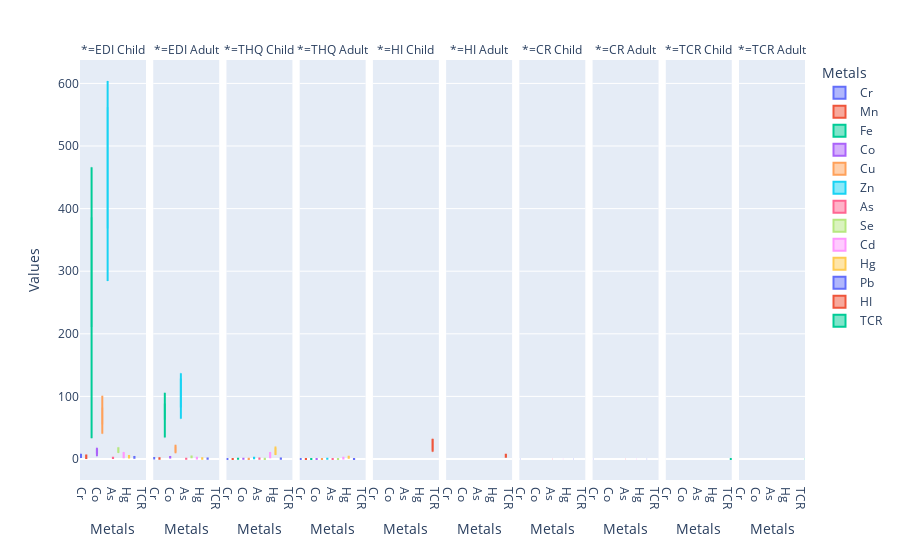

The cell this chart's notebook holds for it:
### Code cell
fig = px.box(df, x= "Metals", y="Values", facet_col="*", color="Metals",
             boxmode="group", points=None, facet_col_spacing= 0.01)
fig.show()

### Figure 1 — Plotly figure (JSON) as saved in the notebook; plotly's stock layout.template omitted (floating-point values rounded to 4 significant figures)
{"data": [{"alignmentgroup": "True", "hovertemplate": "Metals=%{x}<br>*=EDI Child<br>Values=%{y}<extra></extra>", "legendgroup": "Cr", "marker": {"color": "#636efa"}, "name": "Cr", "notched": false, "offsetgroup": "Cr", "orientation": "v", "showlegend": true, "type": "box", "x": ["Cr", "Cr", "Cr", "Cr", "Cr", "Cr", "Cr", "Cr"], "x0": " ", "xaxis": "x", "y": [null, 6.93, 2.415, 3.955, 3.325, 3.57, 4.76, 8.295], "y0": " ", "yaxis": "y"}, {"alignmentgroup": "True", "hovertemplate": "Metals=%{x}<br>*=EDI Adult<br>Values=%{y}<extra></extra>", "legendgroup": "Cr", "marker": {"color": "#636efa"}, "name": "Cr", "notched": false, "offsetgroup": "Cr", "orientation": "v", "showlegend": false, "type": "box", "x": ["Cr", "Cr", "Cr", "Cr", "Cr", "Cr", "Cr", "Cr"], "x0": " ", "xaxis": "x2", "y": [null, 1.569, 0.547, 0.895, 0.753, 0.808, 1.078, 1.879], "y0": " ", "yaxis": "y2"}, {"alignmentgroup": "True", "hovertemplate": "Metals=%{x}<br>*=THQ Child<br>Values=%{y}<extra></extra>", "legendgroup": "Cr", "marker": {"color": "#636efa"}, "name": "Cr", "notched": false, "offsetgroup": "Cr", "orientation": "v", "showlegend": false, "type": "box", "x": ["Cr", "Cr", "Cr", "Cr", "Cr", "Cr", "Cr", "Cr"], "x0": " ", "xaxis": "x3", "y": [null, 0.05, 0.017, 0.028, 0.024, 0.026, 0.034, 0.059], "y0": " ", "yaxis": "y3"}, {"alignmentgroup": "True", "hovertemplate": "Metals=%{x}<br>*=THQ Adult<br>Values=%{y}<extra></extra>", "legendgroup": "Cr", "marker": {"color": "#636efa"}, "name": "Cr", "notched": false, "offsetgroup": "Cr", "orientation": "v", "showlegend": false, "type": "box", "x": ["Cr", "Cr", "Cr", "Cr", "Cr", "Cr", "Cr", "Cr"], "x0": " ", "xaxis": "x4", "y": [null, 0.011, 0.004, 0.006, 0.005, 0.006, 0.008, 0.013], "y0": " ", "yaxis": "y4"}, {"alignmentgroup": "True", "hovertemplate": "Metals=%{x}<br>*=CR Child<br>Values=%{y}<extra></extra>", "legendgroup": "Cr", "marker": {"color": "#636efa"}, "name": "Cr", "notched": false, "offsetgroup": "Cr", "orientation": "v", "showlegend": false, "type": "box", "x": ["Cr", "Cr", "Cr", "Cr", "Cr", "Cr", "Cr", "Cr"], "x0": " ", "xaxis": "x7", "y": [null, 0.00347, 0.00121, 0.00198, 0.00166, 0.00179, 0.00238, 0.00415], "y0": " ", "yaxis": "y7"}, {"alignmentgroup": "True", "hovertemplate": "Metals=%{x}<br>*=CR Adult<br>Values=%{y}<extra></extra>", "legendgroup": "Cr", "marker": {"color": "#636efa"}, "name": "Cr", "notched": false, "offsetgroup": "Cr", "orientation": "v", "showlegend": false, "type": "box", "x": ["Cr", "Cr", "Cr", "Cr", "Cr", "Cr", "Cr", "Cr"], "x0": " ", "xaxis": "x8", "y": [null, 0.000785, 0.000274, 0.000448, 0.000377, 0.000404, 0.000539, 0.00094], "y0": " ", "yaxis": "y8"}, {"alignmentgroup": "True", "hovertemplate": "Metals=%{x}<br>*=EDI Child<br>Values=%{y}<extra></extra>", "legendgroup": "Mn", "marker": {"color": "#EF553B"}, "name": "Mn", "notched": false, "offsetgroup": "Mn", "orientation": "v", "showlegend": true, "type": "box", "x": ["Mn", "Mn", "Mn", "Mn", "Mn", "Mn", "Mn", "Mn"], "x0": " ", "xaxis": "x", "y": [1.225, 6.23, 5.705, 3.255, 1.715, 5.775, 1.47, 2.59], "y0": " ", "yaxis": "y"}, {"alignmentgroup": "True", "hovertemplate": "Metals=%{x}<br>*=EDI Adult<br>Values=%{y}<extra></extra>", "legendgroup": "Mn", "marker": {"color": "#EF553B"}, "name": "Mn", "notched": false, "offsetgroup": "Mn", "orientation": "v", "showlegend": false, "type": "box", "x": ["Mn", "Mn", "Mn", "Mn", "Mn", "Mn", "Mn", "Mn"], "x0": " ", "xaxis": "x2", "y": [0.277, 1.411, 1.292, 0.737, 0.388, 1.308, 0.333, 0.586], "y0": " ", "yaxis": "y2"}, {"alignmentgroup": "True", "hovertemplate": "Metals=%{x}<br>*=THQ Child<br>Values=%{y}<extra></extra>", "legendgroup": "Mn", "marker": {"color": "#EF553B"}, "name": "Mn", "notched": false, "offsetgroup": "Mn", "orientation": "v", "showlegend": false, "type": "box", "x": ["Mn", "Mn", "Mn", "Mn", "Mn", "Mn", "Mn", "Mn"], "x0": " ", "xaxis": "x3", "y": [0.009, 0.045, 0.041, 0.023, 0.012, 0.041, 0.011, 0.019], "y0": " ", "yaxis": "y3"}, {"alignmentgroup": "True", "hovertemplate": "Metals=%{x}<br>*=THQ Adult<br>Values=%{y}<extra></extra>", "legendgroup": "Mn", "marker": {"color": "#EF553B"}, "name": "Mn", "notched": false, "offsetgroup": "Mn", "orientation": "v", "showlegend": false, "type": "box", "x": ["Mn", "Mn", "Mn", "Mn", "Mn", "Mn", "Mn", "Mn"], "x0": " ", "xaxis": "x4", "y": [0.002, 0.01, 0.009, 0.005, 0.003, 0.009, 0.002, 0.004], "y0": " ", "yaxis": "y4"}, {"alignmentgroup": "True", "hovertemplate": "Metals=%{x}<br>*=EDI Child<br>Values=%{y}<extra></extra>", "legendgroup": "Fe", "marker": {"color": "#00cc96"}, "name": "Fe", "notched": false, "offsetgroup": "Fe", "orientation": "v", "showlegend": true, "type": "box", "x": ["Fe", "Fe", "Fe", "Fe", "Fe", "Fe", "Fe", "Fe"], "x0": " ", "xaxis": "x", "y": [152.3, 466, 369.1, 33.03, 294.0, 400.1, 272.5, 315.4], "y0": " ", "yaxis": "y"}, {"alignmentgroup": "True", "hovertemplate": "Metals=%{x}<br>*=EDI Adult<br>Values=%{y}<extra></extra>", "legendgroup": "Fe", "marker": {"color": "#00cc96"}, "name": "Fe", "notched": false, "offsetgroup": "Fe", "orientation": "v", "showlegend": false, "type": "box", "x": ["Fe", "Fe", "Fe", "Fe", "Fe", "Fe", "Fe", "Fe"], "x0": " ", "xaxis": "x2", "y": [34.51, 105.7, 83.62, 74.99, 66.59, 90.63, 61.72, 71.45], "y0": " ", "yaxis": "y2"}, {"alignmentgroup": "True", "hovertemplate": "Metals=%{x}<br>*=THQ Child<br>Values=%{y}<extra></extra>", "legendgroup": "Fe", "marker": {"color": "#00cc96"}, "name": "Fe", "notched": false, "offsetgroup": "Fe", "orientation": "v", "showlegend": false, "type": "box", "x": ["Fe", "Fe", "Fe", "Fe", "Fe", "Fe", "Fe", "Fe"], "x0": " ", "xaxis": "x3", "y": [0.218, 0.666, 0.527, 0.473, 0.42, 0.572, 0.389, 0.451], "y0": " ", "yaxis": "y3"}, {"alignmentgroup": "True", "hovertemplate": "Metals=%{x}<br>*=THQ Adult<br>Values=%{y}<extra></extra>", "legendgroup": "Fe", "marker": {"color": "#00cc96"}, "name": "Fe", "notched": false, "offsetgroup": "Fe", "orientation": "v", "showlegend": false, "type": "box", "x": ["Fe", "Fe", "Fe", "Fe", "Fe", "Fe", "Fe", "Fe"], "x0": " ", "xaxis": "x4", "y": [0.049, 0.151, 0.119, 0.107, 0.095, 0.129, 0.088, 0.102], "y0": " ", "yaxis": "y4"}, {"alignmentgroup": "True", "hovertemplate": "Metals=%{x}<br>*=EDI Child<br>Values=%{y}<extra></extra>", "legendgroup": "Co", "marker": {"color": "#ab63fa"}, "name": "Co", "notched": false, "offsetgroup": "Co", "orientation": "v", "showlegend": true, "type": "box", "x": ["Co", "Co", "Co", "Co", "Co", "Co", "Co", "Co"], "x0": " ", "xaxis": "x", "y": [12.21, 16.7, 4.445, 10.68, 9.38, 12.32, 12.63, 17.95], "y0": " ", "yaxis": "y"}, {"alignmentgroup": "True", "hovertemplate": "Metals=%{x}<br>*=EDI Adult<br>Values=%{y}<extra></extra>", "legendgroup": "Co", "marker": {"color": "#ab63fa"}, "name": "Co", "notched": false, "offsetgroup": "Co", "orientation": "v", "showlegend": false, "type": "box", "x": ["Co", "Co", "Co", "Co", "Co", "Co", "Co", "Co"], "x0": " ", "xaxis": "x2", "y": [2.767, 3.781, 1.006, 2.418, 2.124, 2.791, 2.862, 4.067], "y0": " ", "yaxis": "y2"}, {"alignmentgroup": "True", "hovertemplate": "Metals=%{x}<br>*=THQ Child<br>Values=%{y}<extra></extra>", "legendgroup": "Co", "marker": {"color": "#ab63fa"}, "name": "Co", "notched": false, "offsetgroup": "Co", "orientation": "v", "showlegend": false, "type": "box", "x": ["Co", "Co", "Co", "Co", "Co", "Co", "Co", "Co"], "x0": " ", "xaxis": "x3", "y": [0.407, 0.557, 0.148, 0.356, 0.313, 0.411, 0.421, 0.599], "y0": " ", "yaxis": "y3"}, {"alignmentgroup": "True", "hovertemplate": "Metals=%{x}<br>*=THQ Adult<br>Values=%{y}<extra></extra>", "legendgroup": "Co", "marker": {"color": "#ab63fa"}, "name": "Co", "notched": false, "offsetgroup": "Co", "orientation": "v", "showlegend": false, "type": "box", "x": ["Co", "Co", "Co", "Co", "Co", "Co", "Co", "Co"], "x0": " ", "xaxis": "x4", "y": [0.092, 0.126, 0.034, 0.081, 0.071, 0.093, 0.095, 0.136], "y0": " ", "yaxis": "y4"}, {"alignmentgroup": "True", "hovertemplate": "Metals=%{x}<br>*=EDI Child<br>Values=%{y}<extra></extra>", "legendgroup": "Cu", "marker": {"color": "#FFA15A"}, "name": "Cu", "notched": false, "offsetgroup": "Cu", "orientation": "v", "showlegend": true, "type": "box", "x": ["Cu", "Cu", "Cu", "Cu", "Cu", "Cu", "Cu", "Cu"], "x0": " ", "xaxis": "x", "y": [53.16, 83.83, 77.56, 101.2, 69.37, 40.18, 60.02, 75.56], "y0": " ", "yaxis": "y"}, {"alignmentgroup": "True", "hovertemplate": "Metals=%{x}<br>*=EDI Adult<br>Values=%{y}<extra></extra>", "legendgroup": "Cu", "marker": {"color": "#FFA15A"}, "name": "Cu", "notched": false, "offsetgroup": "Cu", "orientation": "v", "showlegend": false, "type": "box", "x": ["Cu", "Cu", "Cu", "Cu", "Cu", "Cu", "Cu", "Cu"], "x0": " ", "xaxis": "x2", "y": [12.04, 18.99, 17.57, 22.91, 15.71, 9.102, 13.6, 17.12], "y0": " ", "yaxis": "y2"}, {"alignmentgroup": "True", "hovertemplate": "Metals=%{x}<br>*=THQ Child<br>Values=%{y}<extra></extra>", "legendgroup": "Cu", "marker": {"color": "#FFA15A"}, "name": "Cu", "notched": false, "offsetgroup": "Cu", "orientation": "v", "showlegend": false, "type": "box", "x": ["Cu", "Cu", "Cu", "Cu", "Cu", "Cu", "Cu", "Cu"], "x0": " ", "xaxis": "x3", "y": [0.177, 0.279, 0.259, 0.337, 0.231, 0.134, 0.2, 0.252], "y0": " ", "yaxis": "y3"}, {"alignmentgroup": "True", "hovertemplate": "Metals=%{x}<br>*=THQ Adult<br>Values=%{y}<extra></extra>", "legendgroup": "Cu", "marker": {"color": "#FFA15A"}, "name": "Cu", "notched": false, "offsetgroup": "Cu", "orientation": "v", "showlegend": false, "type": "box", "x": ["Cu", "Cu", "Cu", "Cu", "Cu", "Cu", "Cu", "Cu"], "x0": " ", "xaxis": "x4", "y": [0.04, 0.063, 0.059, 0.076, 0.052, 0.03, 0.045, 0.057], "y0": " ", "yaxis": "y4"}, {"alignmentgroup": "True", "hovertemplate": "Metals=%{x}<br>*=EDI Child<br>Values=%{y}<extra></extra>", "legendgroup": "Zn", "marker": {"color": "#19d3f3"}, "name": "Zn", "notched": false, "offsetgroup": "Zn", "orientation": "v", "showlegend": true, "type": "box", "x": ["Zn", "Zn", "Zn", "Zn", "Zn", "Zn", "Zn", "Zn"], "x0": " ", "xaxis": "x", "y": [451.9, 554.1, 287.9, 603.9, 523.1, 566.6, 473.7, 284.4], "y0": " ", "yaxis": "y"}, {"alignmentgroup": "True", "hovertemplate": "Metals=%{x}<br>*=EDI Adult<br>Values=%{y}<extra></extra>", "legendgroup": "Zn", "marker": {"color": "#19d3f3"}, "name": "Zn", "notched": false, "offsetgroup": "Zn", "orientation": "v", "showlegend": false, "type": "box", "x": ["Zn", "Zn", "Zn", "Zn", "Zn", "Zn", "Zn", "Zn"], "x0": " ", "xaxis": "x2", "y": [102.4, 125.5, 65.21, 136.8, 118.5, 128.4, 107.3, 64.44], "y0": " ", "yaxis": "y2"}, {"alignmentgroup": "True", "hovertemplate": "Metals=%{x}<br>*=THQ Child<br>Values=%{y}<extra></extra>", "legendgroup": "Zn", "marker": {"color": "#19d3f3"}, "name": "Zn", "notched": false, "offsetgroup": "Zn", "orientation": "v", "showlegend": false, "type": "box", "x": ["Zn", "Zn", "Zn", "Zn", "Zn", "Zn", "Zn", "Zn"], "x0": " ", "xaxis": "x3", "y": [1.506, 1.847, 0.96, 2.013, 1.744, 1.889, 1.579, 0.948], "y0": " ", "yaxis": "y3"}, {"alignmentgroup": "True", "hovertemplate": "Metals=%{x}<br>*=THQ Adult<br>Values=%{y}<extra></extra>", "legendgroup": "Zn", "marker": {"color": "#19d3f3"}, "name": "Zn", "notched": false, "offsetgroup": "Zn", "orientation": "v", "showlegend": false, "type": "box", "x": ["Zn", "Zn", "Zn", "Zn", "Zn", "Zn", "Zn", "Zn"], "x0": " ", "xaxis": "x4", "y": [0.341, 0.418, 0.217, 0.456, 0.395, 0.428, 0.358, 0.215], "y0": " ", "yaxis": "y4"}, {"alignmentgroup": "True", "hovertemplate": "Metals=%{x}<br>*=EDI Child<br>Values=%{y}<extra></extra>", "legendgroup": "As", "marker": {"color": "#FF6692"}, "name": "As", "notched": false, "offsetgroup": "As", "orientation": "v", "showlegend": true, "type": "box", "x": ["As", "As", "As", "As", "As", "As", "As", "As"], "x0": " ", "xaxis": "x", "y": [1.47, 1.995, 1.505, 1.785, 1.645, 1.82, 1.96, 2.135], "y0": " ", "yaxis": "y"}, {"alignmentgroup": "True", "hovertemplate": "Metals=%{x}<br>*=EDI Adult<br>Values=%{y}<extra></extra>", "legendgroup": "As", "marker": {"color": "#FF6692"}, "name": "As", "notched": false, "offsetgroup": "As", "orientation": "v", "showlegend": false, "type": "box", "x": ["As", "As", "As", "As", "As", "As", "As", "As"], "x0": " ", "xaxis": "x2", "y": [0.333, 0.451, 0.341, 0.404, 0.372, 0.412, 0.444, 0.483], "y0": " ", "yaxis": "y2"}, {"alignmentgroup": "True", "hovertemplate": "Metals=%{x}<br>*=THQ Child<br>Values=%{y}<extra></extra>", "legendgroup": "As", "marker": {"color": "#FF6692"}, "name": "As", "notched": false, "offsetgroup": "As", "orientation": "v", "showlegend": false, "type": "box", "x": ["As", "As", "As", "As", "As", "As", "As", "As"], "x0": " ", "xaxis": "x3", "y": [0.49, 0.665, 0.502, 0.595, 0.548, 0.607, 0.653, 0.712], "y0": " ", "yaxis": "y3"}, {"alignmentgroup": "True", "hovertemplate": "Metals=%{x}<br>*=THQ Adult<br>Values=%{y}<extra></extra>", "legendgroup": "As", "marker": {"color": "#FF6692"}, "name": "As", "notched": false, "offsetgroup": "As", "orientation": "v", "showlegend": false, "type": "box", "x": ["As", "As", "As", "As", "As", "As", "As", "As"], "x0": " ", "xaxis": "x4", "y": [0.111, 0.151, 0.114, 0.135, 0.124, 0.137, 0.148, 0.161], "y0": " ", "yaxis": "y4"}, {"alignmentgroup": "True", "hovertemplate": "Metals=%{x}<br>*=CR Child<br>Values=%{y}<extra></extra>", "legendgroup": "As", "marker": {"color": "#FF6692"}, "name": "As", "notched": false, "offsetgroup": "As", "orientation": "v", "showlegend": false, "type": "box", "x": ["As", "As", "As", "As", "As", "As", "As", "As"], "x0": " ", "xaxis": "x7", "y": [0.00221, 0.00299, 0.00226, 0.00268, 0.00247, 0.00273, 0.00294, 0.0032], "y0": " ", "yaxis": "y7"}, {"alignmentgroup": "True", "hovertemplate": "Metals=%{x}<br>*=CR Adult<br>Values=%{y}<extra></extra>", "legendgroup": "As", "marker": {"color": "#FF6692"}, "name": "As", "notched": false, "offsetgroup": "As", "orientation": "v", "showlegend": false, "type": "box", "x": ["As", "As", "As", "As", "As", "As", "As", "As"], "x0": " ", "xaxis": "x8", "y": [0.0005, 0.000677, 0.00051, 0.000606, 0.000558, 0.000618, 0.000666, 0.000725], "y0": " ", "yaxis": "y8"}, {"alignmentgroup": "True", "hovertemplate": "Metals=%{x}<br>*=EDI Child<br>Values=%{y}<extra></extra>", "legendgroup": "Se", "marker": {"color": "#B6E880"}, "name": "Se", "notched": false, "offsetgroup": "Se", "orientation": "v", "showlegend": true, "type": "box", "x": ["Se", "Se", "Se", "Se", "Se", "Se", "Se", "Se"], "x0": " ", "xaxis": "x", "y": [11.23, 17.9, 9.765, 15.37, 13.96, 14.53, 16.7, 18.8], "y0": " ", "yaxis": "y"}, {"alignmentgroup": "True", "hovertemplate": "Metals=%{x}<br>*=EDI Adult<br>Values=%{y}<extra></extra>", "legendgroup": "Se", "marker": {"color": "#B6E880"}, "name": "Se", "notched": false, "offsetgroup": "Se", "orientation": "v", "showlegend": false, "type": "box", "x": ["Se", "Se", "Se", "Se", "Se", "Se", "Se", "Se"], "x0": " ", "xaxis": "x2", "y": [2.545, 4.043, 2.212, 3.481, 3.163, 3.29, 3.782, 4.257], "y0": " ", "yaxis": "y2"}, {"alignmentgroup": "True", "hovertemplate": "Metals=%{x}<br>*=THQ Child<br>Values=%{y}<extra></extra>", "legendgroup": "Se", "marker": {"color": "#B6E880"}, "name": "Se", "notched": false, "offsetgroup": "Se", "orientation": "v", "showlegend": false, "type": "box", "x": ["Se", "Se", "Se", "Se", "Se", "Se", "Se", "Se"], "x0": " ", "xaxis": "x3", "y": [0.15, 0.238, 0.13, 0.205, 0.186, 0.194, 0.223, 0.251], "y0": " ", "yaxis": "y3"}, {"alignmentgroup": "True", "hovertemplate": "Metals=%{x}<br>*=THQ Adult<br>Values=%{y}<extra></extra>", "legendgroup": "Se", "marker": {"color": "#B6E880"}, "name": "Se", "notched": false, "offsetgroup": "Se", "orientation": "v", "showlegend": false, "type": "box", "x": ["Se", "Se", "Se", "Se", "Se", "Se", "Se", "Se"], "x0": " ", "xaxis": "x4", "y": [0.034, 0.054, 0.029, 0.046, 0.042, 0.044, 0.05, 0.057], "y0": " ", "yaxis": "y4"}, {"alignmentgroup": "True", "hovertemplate": "Metals=%{x}<br>*=EDI Child<br>Values=%{y}<extra></extra>", "legendgroup": "Cd", "marker": {"color": "#FF97FF"}, "name": "Cd", "notched": false, "offsetgroup": "Cd", "orientation": "v", "showlegend": true, "type": "box", "x": ["Cd", "Cd", "Cd", "Cd", "Cd", "Cd", "Cd", "Cd"], "x0": " ", "xaxis": "x", "y": [2.52, 9.77, 1.855, 6.16, 3.045, 7.385, 7.595, 11.03], "y0": " ", "yaxis": "y"}, {"alignmentgroup": "True", "hovertemplate": "Metals=%{x}<br>*=EDI Adult<br>Values=%{y}<extra></extra>", "legendgroup": "Cd", "marker": {"color": "#FF97FF"}, "name": "Cd", "notched": false, "offsetgroup": "Cd", "orientation": "v", "showlegend": false, "type": "box", "x": ["Cd", "Cd", "Cd", "Cd", "Cd", "Cd", "Cd", "Cd"], "x0": " ", "xaxis": "x2", "y": [0.57, 2.212, 0.42, 1.395, 0.689, 1.673, 1.72, 2.497], "y0": " ", "yaxis": "y2"}, {"alignmentgroup": "True", "hovertemplate": "Metals=%{x}<br>*=THQ Child<br>Values=%{y}<extra></extra>", "legendgroup": "Cd", "marker": {"color": "#FF97FF"}, "name": "Cd", "notched": false, "offsetgroup": "Cd", "orientation": "v", "showlegend": false, "type": "box", "x": ["Cd", "Cd", "Cd", "Cd", "Cd", "Cd", "Cd", "Cd"], "x0": " ", "xaxis": "x3", "y": [2.52, 9.765, 1.855, 6.16, 3.045, 7.385, 7.595, 11.03], "y0": " ", "yaxis": "y3"}, {"alignmentgroup": "True", "hovertemplate": "Metals=%{x}<br>*=THQ Adult<br>Values=%{y}<extra></extra>", "legendgroup": "Cd", "marker": {"color": "#FF97FF"}, "name": "Cd", "notched": false, "offsetgroup": "Cd", "orientation": "v", "showlegend": false, "type": "box", "x": ["Cd", "Cd", "Cd", "Cd", "Cd", "Cd", "Cd", "Cd"], "x0": " ", "xaxis": "x4", "y": [0.571, 2.212, 0.42, 1.395, 0.69, 1.673, 1.721, 2.498], "y0": " ", "yaxis": "y4"}, {"alignmentgroup": "True", "hovertemplate": "Metals=%{x}<br>*=CR Child<br>Values=%{y}<extra></extra>", "legendgroup": "Cd", "marker": {"color": "#FF97FF"}, "name": "Cd", "notched": false, "offsetgroup": "Cd", "orientation": "v", "showlegend": false, "type": "box", "x": ["Cd", "Cd", "Cd", "Cd", "Cd", "Cd", "Cd", "Cd"], "x0": " ", "xaxis": "x7", "y": [0.000958, 0.00371, 0.000705, 0.00234, 0.00116, 0.00281, 0.00289, 0.00419], "y0": " ", "yaxis": "y7"}, {"alignmentgroup": "True", "hovertemplate": "Metals=%{x}<br>*=CR Adult<br>Values=%{y}<extra></extra>", "legendgroup": "Cd", "marker": {"color": "#FF97FF"}, "name": "Cd", "notched": false, "offsetgroup": "Cd", "orientation": "v", "showlegend": false, "type": "box", "x": ["Cd", "Cd", "Cd", "Cd", "Cd", "Cd", "Cd", "Cd"], "x0": " ", "xaxis": "x8", "y": [0.000217, 0.000841, 0.00016, 0.00053, 0.000262, 0.000635, 0.000654, 0.000949], "y0": " ", "yaxis": "y8"}, {"alignmentgroup": "True", "hovertemplate": "Metals=%{x}<br>*=EDI Child<br>Values=%{y}<extra></extra>", "legendgroup": "Hg", "marker": {"color": "#FECB52"}, "name": "Hg", "notched": false, "offsetgroup": "Hg", "orientation": "v", "showlegend": true, "type": "box", "x": ["Hg", "Hg", "Hg", "Hg", "Hg", "Hg", "Hg", "Hg"], "x0": " ", "xaxis": "x", "y": [2.415, 5.25, 1.925, 5.985, 2.66, 3.255, 3.43, 4.34], "y0": " ", "yaxis": "y"}, {"alignmentgroup": "True", "hovertemplate": "Metals=%{x}<br>*=EDI Adult<br>Values=%{y}<extra></extra>", "legendgroup": "Hg", "marker": {"color": "#FECB52"}, "name": "Hg", "notched": false, "offsetgroup": "Hg", "orientation": "v", "showlegend": false, "type": "box", "x": ["Hg", "Hg", "Hg", "Hg", "Hg", "Hg", "Hg", "Hg"], "x0": " ", "xaxis": "x2", "y": [0.547, 1.189, 0.436, 1.355, 0.602, 0.737, 0.777, 0.983], "y0": " ", "yaxis": "y2"}, {"alignmentgroup": "True", "hovertemplate": "Metals=%{x}<br>*=THQ Child<br>Values=%{y}<extra></extra>", "legendgroup": "Hg", "marker": {"color": "#FECB52"}, "name": "Hg", "notched": false, "offsetgroup": "Hg", "orientation": "v", "showlegend": false, "type": "box", "x": ["Hg", "Hg", "Hg", "Hg", "Hg", "Hg", "Hg", "Hg"], "x0": " ", "xaxis": "x3", "y": [8.05, 17.5, 6.417, 19.95, 8.867, 10.85, 11.43, 14.47], "y0": " ", "yaxis": "y3"}, {"alignmentgroup": "True", "hovertemplate": "Metals=%{x}<br>*=THQ Adult<br>Values=%{y}<extra></extra>", "legendgroup": "Hg", "marker": {"color": "#FECB52"}, "name": "Hg", "notched": false, "offsetgroup": "Hg", "orientation": "v", "showlegend": false, "type": "box", "x": ["Hg", "Hg", "Hg", "Hg", "Hg", "Hg", "Hg", "Hg"], "x0": " ", "xaxis": "x4", "y": [1.824, 3.964, 1.454, 4.519, 2.009, 2.458, 2.59, 3.277], "y0": " ", "yaxis": "y4"}, {"alignmentgroup": "True", "hovertemplate": "Metals=%{x}<br>*=EDI Child<br>Values=%{y}<extra></extra>", "legendgroup": "Pb", "marker": {"color": "#636efa"}, "name": "Pb", "notched": false, "offsetgroup": "Pb", "orientation": "v", "showlegend": true, "type": "box", "x": ["Pb", "Pb", "Pb", "Pb", "Pb", "Pb", "Pb", "Pb"], "x0": " ", "xaxis": "x", "y": [2.03, 2.73, 2.73, 1.61, 4.13, 2.135, 2.205, 3.395], "y0": " ", "yaxis": "y"}, {"alignmentgroup": "True", "hovertemplate": "Metals=%{x}<br>*=EDI Adult<br>Values=%{y}<extra></extra>", "legendgroup": "Pb", "marker": {"color": "#636efa"}, "name": "Pb", "notched": false, "offsetgroup": "Pb", "orientation": "v", "showlegend": false, "type": "box", "x": ["Pb", "Pb", "Pb", "Pb", "Pb", "Pb", "Pb", "Pb"], "x0": " ", "xaxis": "x2", "y": [0.459, 0.618, 0.618, 0.364, 0.935, 0.483, 0.499, 0.769], "y0": " ", "yaxis": "y2"}, {"alignmentgroup": "True", "hovertemplate": "Metals=%{x}<br>*=THQ Child<br>Values=%{y}<extra></extra>", "legendgroup": "Pb", "marker": {"color": "#636efa"}, "name": "Pb", "notched": false, "offsetgroup": "Pb", "orientation": "v", "showlegend": false, "type": "box", "x": ["Pb", "Pb", "Pb", "Pb", "Pb", "Pb", "Pb", "Pb"], "x0": " ", "xaxis": "x3", "y": [0.58, 0.78, 0.78, 0.46, 1.18, 0.61, 0.63, 0.97], "y0": " ", "yaxis": "y3"}, {"alignmentgroup": "True", "hovertemplate": "Metals=%{x}<br>*=THQ Adult<br>Values=%{y}<extra></extra>", "legendgroup": "Pb", "marker": {"color": "#636efa"}, "name": "Pb", "notched": false, "offsetgroup": "Pb", "orientation": "v", "showlegend": false, "type": "box", "x": ["Pb", "Pb", "Pb", "Pb", "Pb", "Pb", "Pb", "Pb"], "x0": " ", "xaxis": "x4", "y": [0.131, 0.177, 0.177, 0.104, 0.267, 0.138, 0.143, 0.22], "y0": " ", "yaxis": "y4"}, {"alignmentgroup": "True", "hovertemplate": "Metals=%{x}<br>*=CR Child<br>Values=%{y}<extra></extra>", "legendgroup": "Pb", "marker": {"color": "#636efa"}, "name": "Pb", "notched": false, "offsetgroup": "Pb", "orientation": "v", "showlegend": false, "type": "box", "x": ["Pb", "Pb", "Pb", "Pb", "Pb", "Pb", "Pb", "Pb"], "x0": " ", "xaxis": "x7", "y": [1.73e-05, 2.32e-05, 2.32e-05, 1.37e-05, 3.51e-05, 1.81e-05, 1.87e-05, 2.89e-05], "y0": " ", "yaxis": "y7"}, {"alignmentgroup": "True", "hovertemplate": "Metals=%{x}<br>*=CR Adult<br>Values=%{y}<extra></extra>", "legendgroup": "Pb", "marker": {"color": "#636efa"}, "name": "Pb", "notched": false, "offsetgroup": "Pb", "orientation": "v", "showlegend": false, "type": "box", "x": ["Pb", "Pb", "Pb", "Pb", "Pb", "Pb", "Pb", "Pb"], "x0": " ", "xaxis": "x8", "y": [3.9e-06, 5.25e-06, 5.25e-06, 3.09e-06, 7.95e-06, 4.11e-06, 4.24e-06, 6.54e-06], "y0": " ", "yaxis": "y8"}, {"alignmentgroup": "True", "hovertemplate": "Metals=%{x}<br>*=HI Child<br>Values=%{y}<extra></extra>", "legendgroup": "HI", "marker": {"color": "#EF553B"}, "name": "HI", "notched": false, "offsetgroup": "HI", "orientation": "v", "showlegend": true, "type": "box", "x": ["HI", "HI", "HI", "HI", "HI", "HI", "HI", "HI"], "x0": " ", "xaxis": "x5", "y": [14.11, 32.39, 11.63, 30.6, 16.57, 22.72, 23.17, 29.75], "y0": " ", "yaxis": "y5"}, {"alignmentgroup": "True", "hovertemplate": "Metals=%{x}<br>*=HI Adult<br>Values=%{y}<extra></extra>", "legendgroup": "HI", "marker": {"color": "#EF553B"}, "name": "HI", "notched": false, "offsetgroup": "HI", "orientation": "v", "showlegend": false, "type": "box", "x": ["HI", "HI", "HI", "HI", "HI", "HI", "HI", "HI"], "x0": " ", "xaxis": "x6", "y": [3.197, 7.338, 2.636, 6.932, 3.754, 5.146, 5.248, 6.739], "y0": " ", "yaxis": "y6"}, {"alignmentgroup": "True", "hovertemplate": "Metals=%{x}<br>*=TCR Child<br>Values=%{y}<extra></extra>", "legendgroup": "TCR", "marker": {"color": "#00cc96"}, "name": "TCR", "notched": false, "offsetgroup": "TCR", "orientation": "v", "showlegend": true, "type": "box", "x": ["TCR", "TCR", "TCR", "TCR", "TCR", "TCR", "TCR", "TCR"], "x0": " ", "xaxis": "x9", "y": [0.00318, 0.0102, 0.0042, 0.00701, 0.00532, 0.00734, 0.00822, 0.0116], "y0": " ", "yaxis": "y9"}, {"alignmentgroup": "True", "hovertemplate": "Metals=%{x}<br>*=TCR Adult<br>Values=%{y}<extra></extra>", "legendgroup": "TCR", "marker": {"color": "#00cc96"}, "name": "TCR", "notched": false, "offsetgroup": "TCR", "orientation": "v", "showlegend": false, "type": "box", "x": ["TCR", "TCR", "TCR", "TCR", "TCR", "TCR", "TCR", "TCR"], "x0": " ", "xaxis": "x10", "y": [0.00072, 0.00231, 0.000948, 0.00159, 0.0012, 0.00166, 0.00186, 0.00262], "y0": " ", "yaxis": "y10"}], "layout": {"annotations": [{"font": {}, "showarrow": false, "text": "*=EDI Child", "x": 0.0455, "xanchor": "center", "xref": "paper", "y": 1, "yanchor": "bottom", "yref": "paper"}, {"font": {}, "showarrow": false, "text": "*=EDI Adult", "x": 0.1465, "xanchor": "center", "xref": "paper", "y": 1, "yanchor": "bottom", "yref": "paper"}, {"font": {}, "showarrow": false, "text": "*=THQ Child", "x": 0.2475, "xanchor": "center", "xref": "paper", "y": 1, "yanchor": "bottom", "yref": "paper"}, {"font": {}, "showarrow": false, "text": "*=THQ Adult", "x": 0.3485, "xanchor": "center", "xref": "paper", "y": 1, "yanchor": "bottom", "yref": "paper"}, {"font": {}, "showarrow": false, "text": "*=HI Child", "x": 0.4495, "xanchor": "center", "xref": "paper", "y": 1, "yanchor": "bottom", "yref": "paper"}, {"font": {}, "showarrow": false, "text": "*=HI Adult", "x": 0.5505, "xanchor": "center", "xref": "paper", "y": 1, "yanchor": "bottom", "yref": "paper"}, {"font": {}, "showarrow": false, "text": "*=CR Child", "x": 0.6515, "xanchor": "center", "xref": "paper", "y": 1, "yanchor": "bottom", "yref": "paper"}, {"font": {}, "showarrow": false, "text": "*=CR Adult", "x": 0.7525, "xanchor": "center", "xref": "paper", "y": 1, "yanchor": "bottom", "yref": "paper"}, {"font": {}, "showarrow": false, "text": "*=TCR Child", "x": 0.8535, "xanchor": "center", "xref": "paper", "y": 1, "yanchor": "bottom", "yref": "paper"}, {"font": {}, "showarrow": false, "text": "*=TCR Adult", "x": 0.9545, "xanchor": "center", "xref": "paper", "y": 1, "yanchor": "bottom", "yref": "paper"}], "boxmode": "group", "legend": {"title": {"text": "Metals"}, "tracegroupgap": 0}, "margin": {"t": 60}, "xaxis": {"anchor": "y", "categoryarray": ["Cr", "Mn", "Fe", "Co", "Cu", "Zn", "As", "Se", "Cd", "Hg", "Pb", "HI", "TCR"], "categoryorder": "array", "domain": [0, 0.091], "title": {"text": "Metals"}}, "xaxis10": {"anchor": "y10", "categoryarray": ["Cr", "Mn", "Fe", "Co", "Cu", "Zn", "As", "Se", "Cd", "Hg", "Pb", "HI", "TCR"], "categoryorder": "array", "domain": [0.909, 1.0], "matches": "x", "title": {"text": "Metals"}}, "xaxis2": {"anchor": "y2", "categoryarray": ["Cr", "Mn", "Fe", "Co", "Cu", "Zn", "As", "Se", "Cd", "Hg", "Pb", "HI", "TCR"], "categoryorder": "array", "domain": [0.101, 0.192], "matches": "x", "title": {"text": "Metals"}}, "xaxis3": {"anchor": "y3", "categoryarray": ["Cr", "Mn", "Fe", "Co", "Cu", "Zn", "As", "Se", "Cd", "Hg", "Pb", "HI", "TCR"], "categoryorder": "array", "domain": [0.202, 0.293], "matches": "x", "title": {"text": "Metals"}}, "xaxis4": {"anchor": "y4", "categoryarray": ["Cr", "Mn", "Fe", "Co", "Cu", "Zn", "As", "Se", "Cd", "Hg", "Pb", "HI", "TCR"], "categoryorder": "array", "domain": [0.303, 0.394], "matches": "x", "title": {"text": "Metals"}}, "xaxis5": {"anchor": "y5", "categoryarray": ["Cr", "Mn", "Fe", "Co", "Cu", "Zn", "As", "Se", "Cd", "Hg", "Pb", "HI", "TCR"], "categoryorder": "array", "domain": [0.404, 0.495], "matches": "x", "title": {"text": "Metals"}}, "xaxis6": {"anchor": "y6", "categoryarray": ["Cr", "Mn", "Fe", "Co", "Cu", "Zn", "As", "Se", "Cd", "Hg", "Pb", "HI", "TCR"], "categoryorder": "array", "domain": [0.505, 0.596], "matches": "x", "title": {"text": "Metals"}}, "xaxis7": {"anchor": "y7", "categoryarray": ["Cr", "Mn", "Fe", "Co", "Cu", "Zn", "As", "Se", "Cd", "Hg", "Pb", "HI", "TCR"], "categoryorder": "array", "domain": [0.606, 0.697], "matches": "x", "title": {"text": "Metals"}}, "xaxis8": {"anchor": "y8", "categoryarray": ["Cr", "Mn", "Fe", "Co", "Cu", "Zn", "As", "Se", "Cd", "Hg", "Pb", "HI", "TCR"], "categoryorder": "array", "domain": [0.707, 0.798], "matches": "x", "title": {"text": "Metals"}}, "xaxis9": {"anchor": "y9", "categoryarray": ["Cr", "Mn", "Fe", "Co", "Cu", "Zn", "As", "Se", "Cd", "Hg", "Pb", "HI", "TCR"], "categoryorder": "array", "domain": [0.808, 0.899], "matches": "x", "title": {"text": "Metals"}}, "yaxis": {"anchor": "x", "domain": [0, 1], "title": {"text": "Values"}}, "yaxis10": {"anchor": "x10", "domain": [0, 1], "matches": "y", "showticklabels": false}, "yaxis2": {"anchor": "x2", "domain": [0, 1], "matches": "y", "showticklabels": false}, "yaxis3": {"anchor": "x3", "domain": [0, 1], "matches": "y", "showticklabels": false}, "yaxis4": {"anchor": "x4", "domain": [0, 1], "matches": "y", "showticklabels": false}, "yaxis5": {"anchor": "x5", "domain": [0, 1], "matches": "y", "showticklabels": false}, "yaxis6": {"anchor": "x6", "domain": [0, 1], "matches": "y", "showticklabels": false}, "yaxis7": {"anchor": "x7", "domain": [0, 1], "matches": "y", "showticklabels": false}, "yaxis8": {"anchor": "x8", "domain": [0, 1], "matches": "y", "showticklabels": false}, "yaxis9": {"anchor": "x9", "domain": [0, 1], "matches": "y", "showticklabels": false}}}
